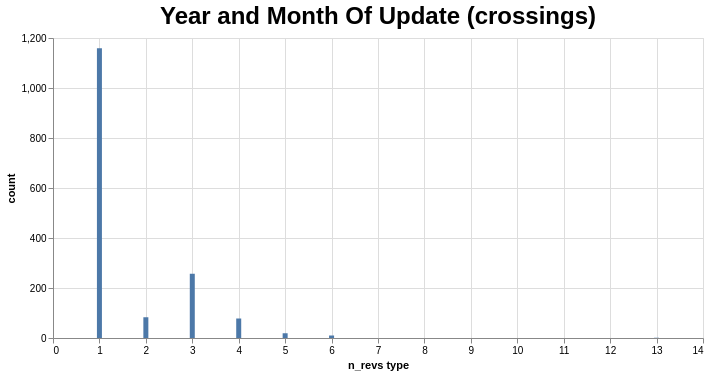

Specify this chart in Vega-Lite:
### Vega-Lite specification from a JSON file in a GitHub repository (floating-point values rounded to 4 significant figures)
{"config": {"view": {"continuousWidth": 300, "continuousHeight": 300}, "title": {"fontSize": 24}}, "data": {"name": "data-7e72eb48227b5ebb59fdc3606713f009"}, "mark": {"type": "bar"}, "encoding": {"tooltip": [{"field": "percent", "type": "nominal"}], "x": {"field": "n_revs type", "sort": "-x", "type": "quantitative"}, "y": {"field": "count", "type": "quantitative"}}, "height": 300, "params": [{"name": "param_13", "select": {"type": "interval", "encodings": ["x", "y"]}, "bind": "scales"}], "title": "Year and Month Of Update (crossings)", "width": 650, "$schema": "https://vega.github.io/schema/vega-lite/v5.8.0.json", "datasets": {"data-7e72eb48227b5ebb59fdc3606713f009": [{"n_revs type": 1, "count": 1159, "percent": "72.12%"}, {"n_revs type": 3, "count": 257, "percent": "15.99%"}, {"n_revs type": 2, "count": 83, "percent": "5.16%"}, {"n_revs type": 4, "count": 78, "percent": "4.85%"}, {"n_revs type": 5, "count": 19, "percent": "1.18%"}, {"n_revs type": 6, "count": 10, "percent": "0.62%"}, {"n_revs type": 13, "count": 1, "percent": "0.06%"}]}}
